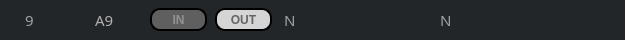
    <widget class="QGroupBox" name="groupBox_11">
     <property name="geometry">
      <rect>
       <x>10</x>
       <y>414</y>
       <width>625</width>
       <height>40</height>
      </rect>
     </property>
     <property name="styleSheet">
      <string notr="true">background-color: rgb(35, 38, 41);
border: 1px solid rgb(35, 38, 41);
border-radius: 17px
</string>
     </property>
     <property name="title">
      <string/>
     </property>
     <widget class="QLabel" name="Caridlb_9">
      <property name="geometry">
       <rect>
        <x>20</x>
        <y>12</y>
        <width>21</width>
        <height>16</height>
       </rect>
      </property>
      <property name="font">
       <font>
        <family>AppleSDGothicNeoB00</family>
        <pointsize>11</pointsize>
        <weight>50</weight>
        <bold>false</bold>
       </font>
      </property>
      <property name="styleSheet">
       <string notr="true">color: rgb(159, 161, 162);
</string>
      </property>
      <property name="text">
       <string>9</string>
      </property>
     </widget>
     <widget class="QLabel" name="Caridlb_a9">
      <property name="geometry">
       <rect>
        <x>90</x>
        <y>12</y>
        <width>31</width>
        <height>16</height>
       </rect>
      </property>
      <property name="font">
       <font>
        <family>AppleSDGothicNeoB00</family>
        <pointsize>11</pointsize>
        <weight>50</weight>
        <bold>false</bold>
       </font>
      </property>
      <property name="styleSheet">
       <string notr="true">color: rgb(177, 177, 177);</string>
      </property>
      <property name="text">
       <string>A9</string>
      </property>
     </widget>
     <widget class="QPushButton" name="CarID9btIN">
      <property name="geometry">
       <rect>
        <x>150</x>
        <y>8</y>
        <width>57</width>
        <height>23</height>
       </rect>
      </property>
      <property name="font">
       <font>
        <weight>75</weight>
        <bold>true</bold>
       </font>
      </property>
      <property name="styleSheet">
       <string notr="true">QPushButton#CarID9btIN{
	background-color: rgb(95, 95, 95);
	color : rgb(146,146,146);
	border: 2px solid rgb(0,0,0);
	border-radius: 10px
}
</string>
      </property>
      <property name="text">
       <string>IN</string>
      </property>
     </widget>
     <widget class="QLabel" name="A9Carnamelb">
      <property name="geometry">
       <rect>
        <x>435</x>
        <y>12</y>
        <width>139</width>
        <height>16</height>
       </rect>
      </property>
      <property name="font">
       <font>
        <family>AppleSDGothicNeoB00</family>
        <pointsize>11</pointsize>
       </font>
      </property>
      <property name="styleSheet">
       <string notr="true">color: rgb(159, 161, 162);</string>
      </property>
      <property name="text">
       <string>N</string>
      </property>
     </widget>
     <widget class="QLabel" name="A9timerlb">
      <property name="geometry">
       <rect>
        <x>279</x>
        <y>12</y>
        <width>56</width>
        <height>16</height>
       </rect>
      </property>
      <property name="font">
       <font>
        <family>AppleSDGothicNeoB00</family>
        <pointsize>11</pointsize>
       </font>
      </property>
      <property name="styleSheet">
       <string notr="true">color: rgb(159, 161, 162);</string>
      </property>
      <property name="text">
       <string>N</string>
      </property>
     </widget>
     <widget class="QPushButton" name="CarID9btOut">
      <property name="geometry">
       <rect>
        <x>215</x>
        <y>8</y>
        <width>57</width>
        <height>23</height>
       </rect>
      </property>
      <property name="font">
       <font>
        <weight>75</weight>
        <bold>true</bold>
       </font>
      </property>
      <property name="styleSheet">
       <string notr="true">QPushButton#CarID9btOut{
	background-color: rgb(213, 213, 213);
	color : rgb(101,101,101);
	border: 2px solid rgb(0,0,0);
	border-radius: 10px
}
</string>
      </property>
      <property name="text">
       <string>OUT</string>
      </property>
     </widget>
     <widget class="QLabel" name="Car9Statelb">
      <property name="geometry">
       <rect>
        <x>348</x>
        <y>10</y>
        <width>31</width>
        <height>21</height>
       </rect>
      </property>
      <property name="text">
       <string/>
      </property>
     </widget>
    </widget>
